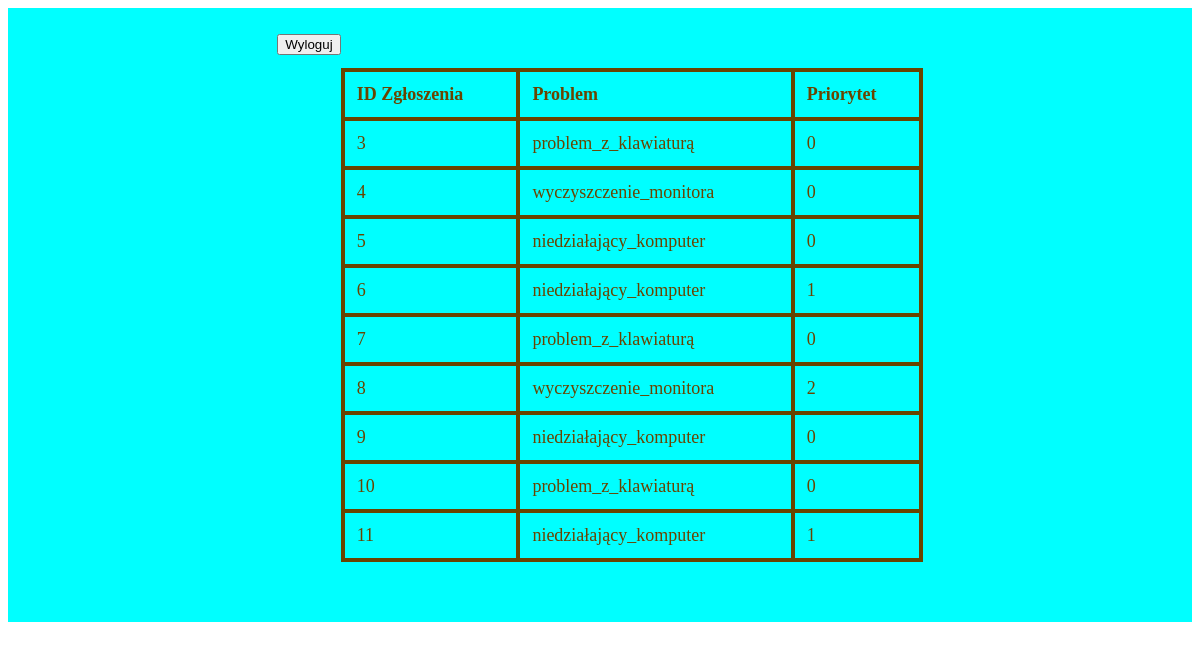
Page /skonczone/pracownik.php on the committed database.
### tables this page shows
CREATE TABLE `zgloszenia` (
  `id_zgloszenia` int(11) NOT NULL,
  `id_klienta` int(11) NOT NULL,
  `problem` enum('niedziałający_komputer','wyczyszczenie_monitora','problem_z_klawiaturą') NOT NULL,
  `komentarz` text DEFAULT NULL,
  `priorytet` int(11) NOT NULL,
  `data_zgloszenia` timestamp NOT NULL DEFAULT current_timestamp() ON UPDATE current_timestamp()
);

### skonczone/pracownik.php (the view, shortened to what this page needs)
<!DOCTYPE html>
<html lang="pl">
<head>
    <link rel="stylesheet" href="zgloszenia.css">
</head>
<body>
    <div class="container">
        <p>
            <button onclick="location.href='index.php';">Wyloguj</button>
        </p>
        <table>
            <tr>
                <th>ID Zgłoszenia</th>
                <th>Problem</th>
                <th>Priorytet</th>
            </tr>
            <?php
            $servername = "localhost";
            $username = "root";
            $password = "";
            $dbname = "serwis";
            $conn = new mysqli($servername, $username, $password, $dbname);
            $sql = "SELECT id_zgloszenia, problem, priorytet FROM zgloszenia";
            $result = $conn->query($sql);
            if ($result->num_rows > 0) {
                while ($row = $result->fetch_assoc()) {
                    echo "<tr>";
                    echo "<td>" . $row["id_zgloszenia"] . "</td>";
                    echo "<td>" . $row["problem"] . "</td>";
                    echo "<td>" . $row["priorytet"] . "</td>";
                    echo "</tr>";
                }
            } else {
                echo "<tr><td colspan='3'>Brak danych do wyświetlenia.</td></tr>";
            }
            ?>
        </table>
    </div>
</body>
</html>

### skonczone/zgloszenia.css (style rules this page uses)
table { width: 50%; border-collapse: collapse; margin: 50px 0; font-size: 18px; text-align: left; }
th, td { padding: 12px; border: 4px solid rgb(105, 68, 0); }
th { background-color: rgb(0, 255, 255); }
.container { display: flex; justify-content: center; background-color: rgb(0, 255, 255); color: rgb(105, 68, 0); padding: 10px; flex-direction: row; }

### rows in the picture
zgloszenia: id_zgloszenia "3", problem "problem_z_klawiaturą", priorytet "0"
zgloszenia: id_zgloszenia "4", problem "wyczyszczenie_monitora", priorytet "0"
zgloszenia: id_zgloszenia "5", problem "niedziałający_komputer", priorytet "0"
zgloszenia: id_zgloszenia "6", problem "niedziałający_komputer", priorytet "1"
zgloszenia: id_zgloszenia "7", problem "problem_z_klawiaturą", priorytet "0"
zgloszenia: id_zgloszenia "8", problem "wyczyszczenie_monitora", priorytet "2"
zgloszenia: id_zgloszenia "9", problem "niedziałający_komputer", priorytet "0"
zgloszenia: id_zgloszenia "10", problem "problem_z_klawiaturą", priorytet "0"
zgloszenia: id_zgloszenia "11", problem "niedziałający_komputer", priorytet "1"
